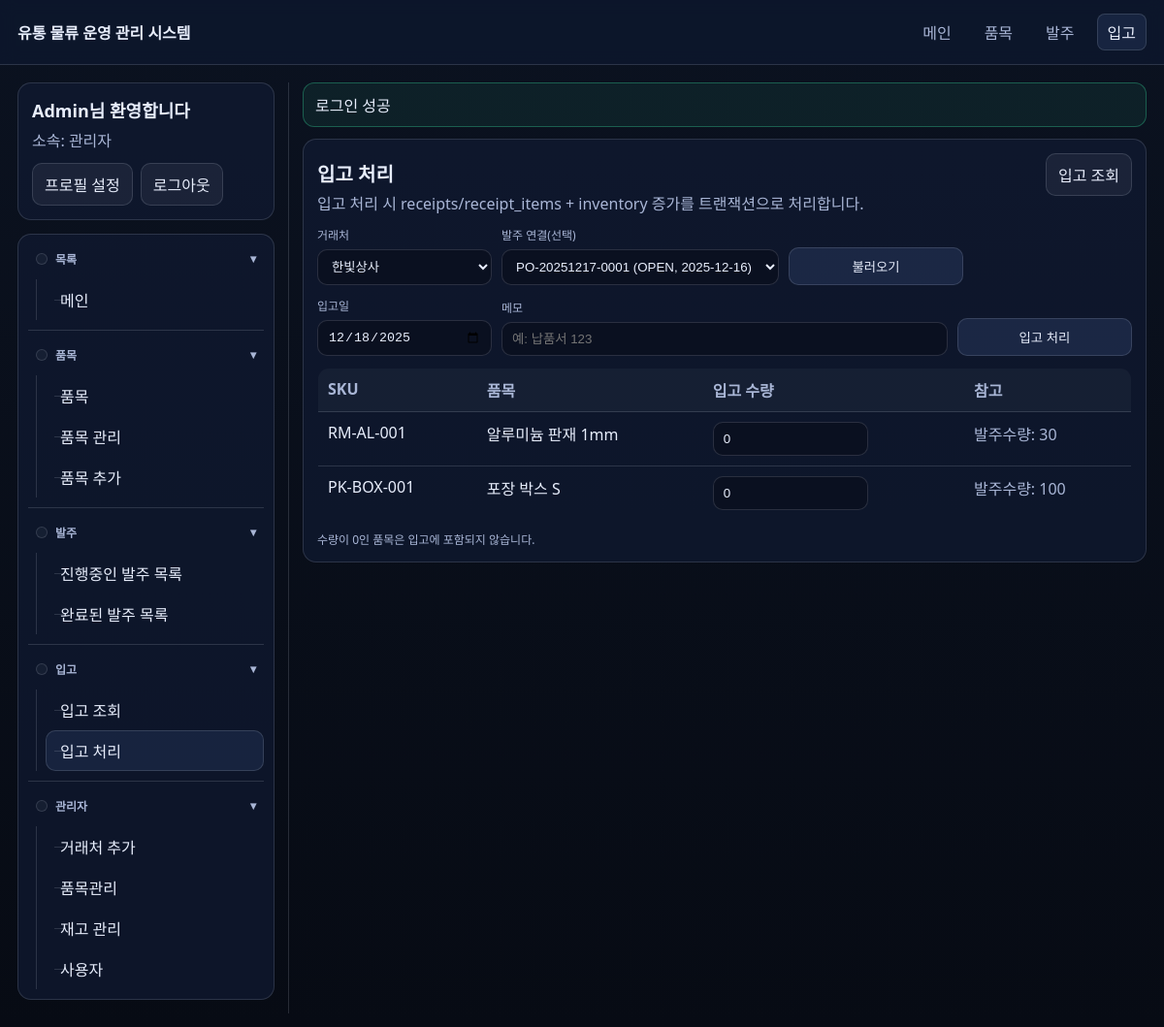
The page /receipt_create.php?purchase_order_id=1 (signed in) on the database its author committed.
### tables this page shows
CREATE TABLE purchase_orders (
  id BIGINT UNSIGNED NOT NULL AUTO_INCREMENT,
  po_no VARCHAR(30) NOT NULL,
  supplier_id BIGINT UNSIGNED NOT NULL,
  ordered_by BIGINT UNSIGNED NOT NULL,
  status ENUM('OPEN','RECEIVED','CANCELLED') NOT NULL DEFAULT 'OPEN',
  order_date DATE NOT NULL,
  notes TEXT NULL,
  created_at DATETIME NOT NULL DEFAULT CURRENT_TIMESTAMP,
  updated_at DATETIME NOT NULL DEFAULT CURRENT_TIMESTAMP ON UPDATE CURRENT_TIMESTAMP,
  PRIMARY KEY (id),
  UNIQUE KEY uq_po_no (po_no),
  KEY idx_po_supplier_date (supplier_id, order_date),
  KEY idx_po_ordered_by (ordered_by),
  CONSTRAINT fk_po_supplier FOREIGN KEY (supplier_id) REFERENCES suppliers(id)
    ON UPDATE CASCADE ON DELETE RESTRICT,
  CONSTRAINT fk_po_user FOREIGN KEY (ordered_by) REFERENCES users(id)
    ON UPDATE CASCADE ON DELETE RESTRICT
);

CREATE TABLE suppliers (
  id BIGINT UNSIGNED NOT NULL AUTO_INCREMENT,
  name VARCHAR(150) NOT NULL,
  contact_name VARCHAR(100) NULL,
  phone VARCHAR(50) NULL,
  email VARCHAR(190) NULL,
  notes TEXT NULL,
  created_at DATETIME NOT NULL DEFAULT CURRENT_TIMESTAMP,
  updated_at DATETIME NOT NULL DEFAULT CURRENT_TIMESTAMP ON UPDATE CURRENT_TIMESTAMP,
  PRIMARY KEY (id),
  UNIQUE KEY uq_suppliers_name (name)
);

CREATE TABLE purchase_order_items (
  id BIGINT UNSIGNED NOT NULL AUTO_INCREMENT,
  purchase_order_id BIGINT UNSIGNED NOT NULL,
  item_id BIGINT UNSIGNED NOT NULL,
  qty INT NOT NULL,
  unit_cost DECIMAL(12,2) NOT NULL DEFAULT 0,
  created_at DATETIME NOT NULL DEFAULT CURRENT_TIMESTAMP,
  PRIMARY KEY (id),
  UNIQUE KEY uq_poi_po_item (purchase_order_id, item_id),
  KEY idx_poi_item (item_id),
  CONSTRAINT fk_poi_po FOREIGN KEY (purchase_order_id) REFERENCES purchase_orders(id)
    ON UPDATE CASCADE ON DELETE CASCADE,
  CONSTRAINT fk_poi_item FOREIGN KEY (item_id) REFERENCES items(id)
    ON UPDATE CASCADE ON DELETE RESTRICT
);

CREATE TABLE items (
  id BIGINT UNSIGNED NOT NULL AUTO_INCREMENT,
  sku VARCHAR(50) NOT NULL,
  name VARCHAR(200) NOT NULL,
  supplier_id BIGINT UNSIGNED NULL,
  unit VARCHAR(20) NOT NULL DEFAULT 'EA',
  min_stock INT NOT NULL DEFAULT 0,
  active TINYINT(1) NOT NULL DEFAULT 1,
  created_at DATETIME NOT NULL DEFAULT CURRENT_TIMESTAMP,
  updated_at DATETIME NOT NULL DEFAULT CURRENT_TIMESTAMP ON UPDATE CURRENT_TIMESTAMP,
  PRIMARY KEY (id),
  UNIQUE KEY uq_items_sku (sku),
  KEY idx_items_name (name),
  KEY idx_items_supplier (supplier_id),
  CONSTRAINT fk_items_supplier FOREIGN KEY (supplier_id) REFERENCES suppliers(id)
    ON UPDATE CASCADE ON DELETE SET NULL
);

### includes/bootstrap.php (called while the page is built, shortened)
<?php
function e(?string $value): string {
  return htmlspecialchars((string)$value, ENT_QUOTES | ENT_SUBSTITUTE, 'UTF-8');
}
function url(string $path): string {
  $path = '/' . ltrim($path, '/');
  return $path;
}
spl_autoload_register(function ($class) {
  $base = __DIR__ . '/../classes/';
  $path = $base . str_replace('\\', '/', $class) . '.php';
});
require_once __DIR__ . '/auth.php';

### includes/auth.php (called while the page is built, shortened)
<?php
function current_user(): ?array {
  return $_SESSION['user'] ?? null;
}
function is_admin(): bool {
  $u = current_user();
  return $u && ($u['role'] ?? '') === 'admin';
}

### classes/Supplier.php (called while the page is built, shortened)
<?php
final class Supplier {
  public static function listAll(PDO $db): array {
    $st = $db->query('SELECT id, name, contact_name, phone, email FROM suppliers ORDER BY name ASC');
    return $st->fetchAll();
  }
}

### classes/PurchaseOrder.php (called while the page is built, shortened)
<?php
final class PurchaseOrder {
  public static function find(PDO $db, int $id): ?array {
    $st = $db->prepare('SELECT po.*, sp.name AS supplier_name, u.name AS ordered_by_name
                        FROM purchase_orders po
                        JOIN suppliers sp ON sp.id = po.supplier_id
                        JOIN users u ON u.id = po.ordered_by
                        WHERE po.id = ?');
    $st->execute([$id]);
    $po = $st->fetch();
    $stItems = $db->prepare('SELECT poi.*, it.sku, it.name, it.unit
                             FROM purchase_order_items poi
                             JOIN items it ON it.id = poi.item_id
                             WHERE poi.purchase_order_id = ?
                             ORDER BY it.name ASC');
    $stItems->execute([$id]);
    $po['items'] = $stItems->fetchAll();
    return $po;
  }
}

### receipt_create.php (the view, shortened to what this page needs)
<?php
require_once __DIR__ . '/includes/bootstrap.php';
$db = db();
$suppliers = Supplier::listAll($db);
$purchaseOrderId = (int)($_GET['purchase_order_id'] ?? ($_POST['purchase_order_id'] ?? 0));
$supplierId = (int)($_GET['supplier_id'] ?? ($_POST['supplier_id'] ?? 0));
$receiptDate = (string)($_POST['receipt_date'] ?? date('Y-m-d'));
$notes = (string)($_POST['notes'] ?? '');
$po = null;
$items = [];
if ($purchaseOrderId > 0) {
  $po = PurchaseOrder::find($db, $purchaseOrderId);
  if ($po) {
    $supplierId = (int)$po['supplier_id'];
    $items = $po['items'] ?? [];
  }
}
$poOptions = [];
if ($supplierId > 0) {
  $st = $db->prepare('SELECT id, po_no, status, order_date FROM purchase_orders WHERE supplier_id = ? ORDER BY id DESC LIMIT 50');
  $st->execute([$supplierId]);
  $poOptions = $st->fetchAll();
}
require_once __DIR__ . '/includes/header.php';
?>
<div class="card">
  <div class="kpi">
    <div>
      <h1 class="h1" style="margin-bottom:4px">입고 처리</h1>
      <div class="muted">입고 처리 시 receipts/receipt_items + inventory 증가를 트랜잭션으로 처리합니다.</div>
    </div>
    <div>
      <a class="btn secondary" href="<?= e(url('/receipt_list.php')) ?>">입고 조회</a>
    </div>
  </div>
  <form method="get" action="<?= e(url('/receipt_create.php')) ?>" style="margin-top:12px">
    <div class="form-row">
      <?php if (is_admin()): ?>
        <div class="field">
          <div class="label">거래처</div>
          <select name="supplier_id">
            <?php foreach ($suppliers as $sp): ?>
              <option value="<?= e((string)$sp['id']) ?>" <?= $supplierId === (int)$sp['id'] ? 'selected' : '' ?>>
                <?= e($sp['name']) ?>
              </option>
            <?php endforeach; ?>
          </select>
        </div>
      <?php else: ?>
        <input type="hidden" name="supplier_id" value="<?= e((string)$supplierId) ?>" />
      <?php endif; ?>
      <div class="field" style="min-width:260px">
        <div class="label">발주 연결(선택)</div>
        <select name="purchase_order_id">
          <?php foreach ($poOptions as $opt): ?>
            <option value="<?= e((string)$opt['id']) ?>" <?= $purchaseOrderId === (int)$opt['id'] ? 'selected' : '' ?>>
              <?= e($opt['po_no']) ?> (<?= e($opt['status']) ?>, <?= e($opt['order_date']) ?>)
            </option>
          <?php endforeach; ?>
        </select>
      </div>
      <div class="field">
        <button class="btn" type="submit">불러오기</button>
      </div>
    </div>
  </form>
  <?php if ($supplierId > 0 && $po && $purchaseOrderId > 0): ?>
    <form method="post" action="<?= e(url('/receipt_create.php')) ?>">
      <div class="form-row">
        <div class="field">
          <div class="label">입고일</div>
          <input class="input" type="date" name="receipt_date" value="<?= e($receiptDate) ?>" required />
        </div>
        <div class="field" style="min-width:320px;flex:1">
          <div class="label">메모</div>
          <input class="input" type="text" name="notes" value="<?= e($notes) ?>" placeholder="예: 납품서 123" />
        </div>
        <div class="field">
          <button class="btn" type="submit">입고 처리</button>
        </div>
      </div>
      <table class="table">
        <thead>
          <tr>
            <th>SKU</th>
            <th>품목</th>
            <th>입고 수량</th>
            <th>참고</th>
          </tr>
        </thead>
        <tbody>
        <?php if (!$items): ?>
          <tr><td colspan="4" class="muted">표시할 품목이 없습니다.</td></tr>
        <?php else: ?>
          <?php foreach ($items as $row): ?>
            <?php
              $itemId = (int)($row['item_id'] ?? ($row['id'] ?? 0));
              $sku = (string)($row['sku'] ?? '');
              $name = (string)($row['name'] ?? '');
              $ref = '';
              if (isset($row['qty'])) {
                $ref = '발주수량: ' . (int)$row['qty'];
              }
            ?>
            <tr>
              <td><?= e($sku) ?><input type="hidden" name="item_id[]" value="<?= e((string)$itemId) ?>" /></td>
              <td><?= e($name) ?></td>
              <td><input class="input" style="max-width:160px" type="number" min="0" name="qty_received[]" value="0" /></td>
              <td class="muted"><?= e($ref ?: '-') ?></td>
            </tr>
          <?php endforeach; ?>
        <?php endif; ?>
        </tbody>
      </table>
      <div class="small" style="margin-top:10px">수량이 0인 품목은 입고에 포함되지 않습니다.</div>
    </form>
  <?php elseif ($supplierId > 0): ?>
    <div class="muted">발주 연결에서 발주를 선택하고 “불러오기”를 누르면 입고 품목 입력 폼이 표시됩니다.</div>
  <?php else: ?>
    <div class="muted">거래처를 선택하면 발주 목록을 불러올 수 있습니다.</div>
  <?php endif; ?>
</div>
<?php require_once __DIR__ . '/includes/footer.php'; ?>

### assets/app.css (style rules this page uses)
:root { --bg:#0b1220;--card:#101b33;--text:#e8eefc;--muted:#a9b6d6;--border:rgba(232,238,252,.14);--accent:#7aa2ff;--danger:#ff6b6b;--ok:#36d399; }
* { box-sizing:border-box }
body { margin:0;font-family:system-ui,-apple-system,Segoe UI,Roboto,Helvetica,Arial,sans-serif;background:linear-gradient(180deg,var(--bg),#070b14);color:var(--text) }
a { color:var(--accent);text-decoration:none }
.card { background:rgba(16,27,51,.70);border:1px solid var(--border);border-radius:14px;padding:14px }
.h1 { font-size:20px;margin:0 0 10px 0;word-break:keep-all;overflow-wrap:normal;white-space:nowrap }
.muted { color:var(--muted) }
.table { width:100%;border-collapse:collapse;overflow:hidden;border-radius:12px;border:1px solid var(--border);word-break:keep-all;overflow-wrap:normal }
.table th,.table td { padding:10px 10px;border-bottom:1px solid var(--border);text-align:left;vertical-align:top }
.table th { color:var(--muted);font-weight:600;background:rgba(232,238,252,.04);white-space:nowrap }
.form-row { display:flex;gap:10px;flex-wrap:wrap;align-items:end }
.field { display:flex;flex-direction:column;gap:6px;min-width:180px }
.label { font-size:12px;color:var(--muted);word-break:keep-all;overflow-wrap:normal;white-space:nowrap }
.input,select,textarea { width:100%;padding:9px 10px;border-radius:10px;border:1px solid var(--border);background:rgba(7,11,20,.45);color:var(--text) }
.btn { display:inline-block;padding:9px 12px;border-radius:10px;border:1px solid var(--border);background:rgba(122,162,255,.12);color:var(--text);cursor:pointer }
.btn.secondary { background:rgba(232,238,252,.06) }
.kpi { display:flex;gap:10px;align-items:baseline;justify-content:space-between }
.small { font-size:12px;color:var(--muted) }

### rows shown on the page
purchase_orders: supplier_id "한빛상사"
purchase_order_items: item.sku "RM-AL-001", item.name "알루미늄 판재 1mm", qty "발주수량: 30"
purchase_order_items: item.sku "PK-BOX-001", item.name "포장 박스 S", qty "발주수량: 100"

### other values the page prints
APP_NAME "유통 물류 운영 관리 시스템"
$me['name'] "Admin"
$flash['message'] "로그인 성공"
form field purchase_order_id "PO-20251217-0001 (OPEN, 2025-12-16)"
